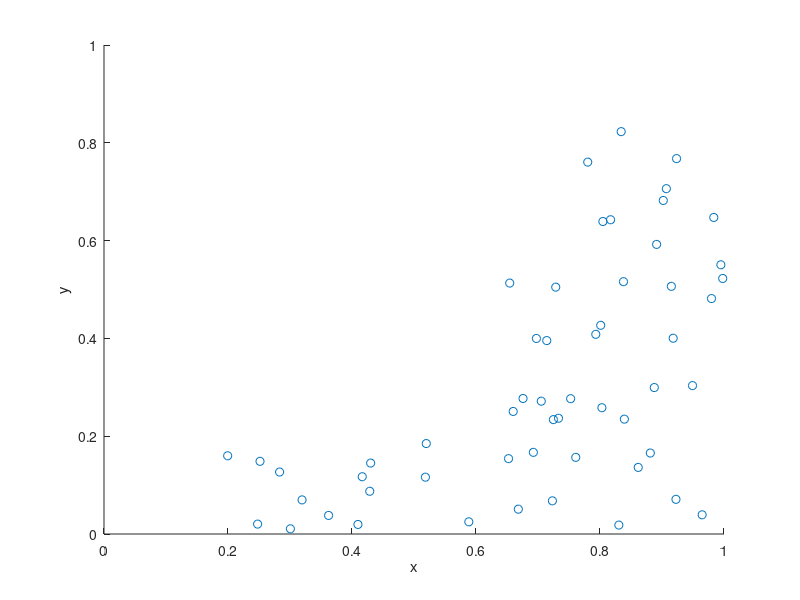

Write the MATLAB code that produced this figure.
% Simulate a Poisson point process on a triangle.
% Author: H. Paul Keeler, 2018.
% Website: hpaulkeeler.com
% Repository: github.com/hpaulkeeler/posts
% For more details, see the post:
% hpaulkeeler.com/simulating-a-poisson-point-process-on-a-triangle/

%Simulation window parameters -- points A,B,C of a triangle
xA=0;xB=1;xC=1; %x values of three points
yA=0;yB=0;yC=1; %y values of three points

%Point process parameters
lambda=100; %intensity (ie mean density) of the Poisson process

%calculate sides of triangle
a=sqrt((xA-xB)^2+(yA-yB)^2);
b=sqrt((xB-xC)^2+(yB-yC)^2);
c=sqrt((xC-xA)^2+(yC-yA)^2);
s=(a+b+c)/2; %calculate semi-perimeter

%Use Herron's formula - or use polyarea - to calculate the area of triangle
areaTotal=(1/4)*sqrt( (a+(b+c))*(c-(a-b))*(c+(a-b))*(a+(b-c))); 

%Simulate Poisson point process
numbPoints=poissrnd(areaTotal*lambda);%Poisson number of points
U=(rand(numbPoints,1));%uniform random variables
V=(rand(numbPoints,1));%uniform random variables

%places points uniformly on triangle
xx=sqrt(U)*xA+sqrt(U).*(1-V)*xB+sqrt(U).*V*xC;%x coordinates of points
yy=sqrt(U)*yA+sqrt(U).*(1-V)*yB+sqrt(U).*V*yC;%y coordinates of points

%Plotting
scatter(xx,yy);
xlabel('x');ylabel('y');
